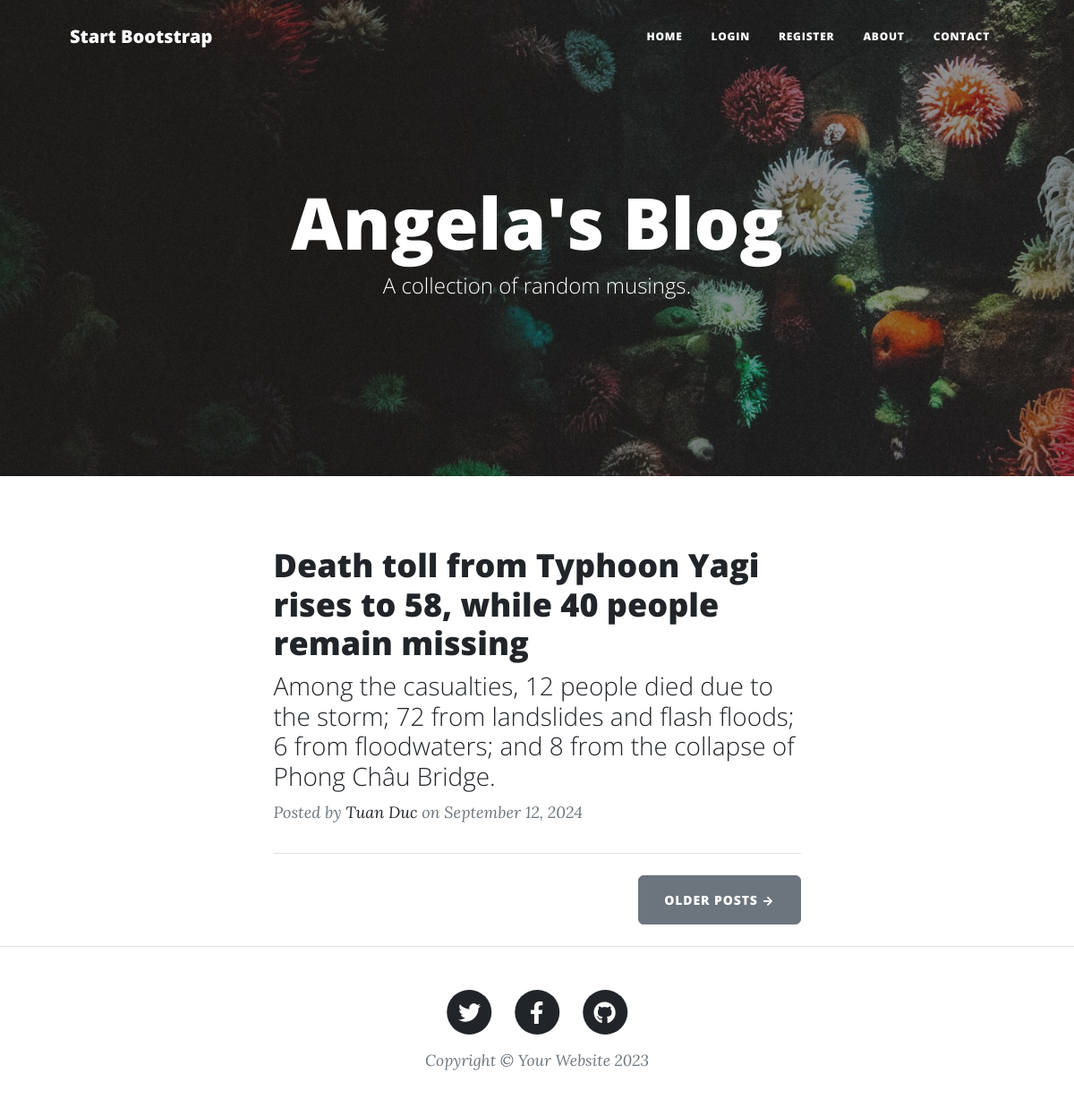
The page / on the database its author committed.
### main.py (models this page shows)
class BlogPost(db.Model):
    __tablename__ = "blog_posts"
    id: Mapped[int] = mapped_column(Integer, primary_key=True)
    author_id: Mapped[int] = mapped_column(Integer, db.ForeignKey("users.id"))
    author = relationship("User", back_populates="posts")
    title: Mapped[str] = mapped_column(String(250), unique=True, nullable=False)
    subtitle: Mapped[str] = mapped_column(String(250), nullable=False)
    date: Mapped[str] = mapped_column(String(250), nullable=False)
    body: Mapped[str] = mapped_column(Text, nullable=False)
    img_url: Mapped[str] = mapped_column(String(250), nullable=False)
    comments = relationship("Comment", back_populates="parent_post")

class User(UserMixin, db.Model):
    __tablename__ = "users"
    id: Mapped[int] = mapped_column(Integer, primary_key=True)
    email: Mapped[str] = mapped_column(String(100), unique=True)
    password: Mapped[str] = mapped_column(String(100))
    name: Mapped[str] = mapped_column(String(100))
    posts = relationship("BlogPost", back_populates="author")
    comments = relationship("Comment", back_populates="comment_author")

### main.py (the view)
@app.route('/')
def get_all_posts():
    result = db.session.execute(db.select(BlogPost))
    posts = result.scalars().all()
    return render_template("index.html", all_posts=posts, current_user=current_user)

### templates/index.html (shortened to what this page needs)
{% include "header.html" %}
<header
  class="masthead"
  style="background-image: url('../static/assets/img/home-bg.jpg')"
>
  <div class="container position-relative px-4 px-lg-5">
    <div class="row gx-4 gx-lg-5 justify-content-center">
      <div class="col-md-10 col-lg-8 col-xl-7">
        <div class="site-heading">
          <h1>Angela's Blog</h1>
          <span class="subheading">A collection of random musings.</span>
        </div>
      </div>
    </div>
  </div>
</header>
<div class="container px-4 px-lg-5">
  <div class="row gx-4 gx-lg-5 justify-content-center">
    <div class="col-md-10 col-lg-8 col-xl-7">
      {% for post in all_posts %}
      <div class="post-preview">
        <a href="{{ url_for('show_post', post_id=post.id) }}">
          <h2 class="post-title">{{ post.title }}</h2>
          <h3 class="post-subtitle">{{ post.subtitle }}</h3>
        </a>
        <p class="post-meta">
          Posted by
          <a href="#">{{post.author.name}}</a>
          on {{post.date}}
        </p>
      </div>
      <hr class="my-4" />
      {% endfor %}
      <div class="d-flex justify-content-end mb-4">
        <a class="btn btn-secondary text-uppercase" href="#!">Older Posts →</a>
      </div>
    </div>
  </div>
</div>
{% include "footer.html" %}

### templates/header.html (shortened to what this page needs)
<!DOCTYPE html>
<html lang="en">
  <head>
    {% block styles %}
    {{ bootstrap.load_css() }}
    <link
      href="{{ url_for('static', filename='css/styles.css') }}"
      rel="stylesheet"
    />
    {% endblock %}
  </head>
  <body>
    <nav class="navbar navbar-expand-lg navbar-light" id="mainNav">
      <div class="container px-4 px-lg-5">
        <a class="navbar-brand" href="/">Start Bootstrap</a>
        <div class="collapse navbar-collapse" id="navbarResponsive">
          <ul class="navbar-nav ms-auto py-4 py-lg-0">
            <li class="nav-item">
              <a
                class="nav-link px-lg-3 py-3 py-lg-4"
                href="{{ url_for('get_all_posts') }}"
                >Home</a
              >
            </li>
            {% if not current_user.is_authenticated: %}
            <li class="nav-item">
              <a
                class="nav-link px-lg-3 py-3 py-lg-4"
                href="{{ url_for('login') }}"
                >Login</a
              >
            </li>
            <li class="nav-item">
              <a
                class="nav-link px-lg-3 py-3 py-lg-4"
                href="{{ url_for('register') }}"
                >Register</a
              >
            </li>
            {% endif %}
            <li class="nav-item">
              <a
                class="nav-link px-lg-3 py-3 py-lg-4"
                href="{{ url_for('about') }}"
                >About</a
              >
            </li>
            <li class="nav-item">
              <a
                class="nav-link px-lg-3 py-3 py-lg-4"
                href="{{ url_for('contact') }}"
                >Contact</a
              >
            </li>
          </ul>
        </div>
      </div>
    </nav>
  </body>
</html>

### templates/footer.html (shortened to what this page needs)
        <footer class="border-top">
          <div class="container px-4 px-lg-5">
              <div class="row gx-4 gx-lg-5 justify-content-center">
                  <div class="col-md-10 col-lg-8 col-xl-7">
                      <ul class="list-inline text-center">
                          <li class="list-inline-item">
                              <a href="#!">
                                  <span class="fa-stack fa-lg">
                                      <i class="fas fa-circle fa-stack-2x"></i>
                                      <i class="fab fa-twitter fa-stack-1x fa-inverse"></i>
                                  </span>
                              </a>
                          </li>
                          <li class="list-inline-item">
                              <a href="#!">
                                  <span class="fa-stack fa-lg">
                                      <i class="fas fa-circle fa-stack-2x"></i>
                                      <i class="fab fa-facebook-f fa-stack-1x fa-inverse"></i>
                                  </span>
                              </a>
                          </li>
                          <li class="list-inline-item">
                              <a href="#!">
                                  <span class="fa-stack fa-lg">
                                      <i class="fas fa-circle fa-stack-2x"></i>
                                      <i class="fab fa-github fa-stack-1x fa-inverse"></i>
                                  </span>
                              </a>
                          </li>
                      </ul>
                      <div class="small text-center text-muted fst-italic">Copyright &copy; Your Website 2023</div>
                  </div>
              </div>
          </div>
      </footer>
  </body>
</html>

### rows shown on the page
BlogPost: title "Death toll from Typhoon Yagi rises to 58, while 40 people remain missing", subtitle "Among the casualties, 12 people died due to the storm; 72 from landslides and flash floods; 6 from floodwaters; and 8 from the collapse of Phong Châu Bridge.", author.name "Tuan Duc", date "September 12, 2024"
